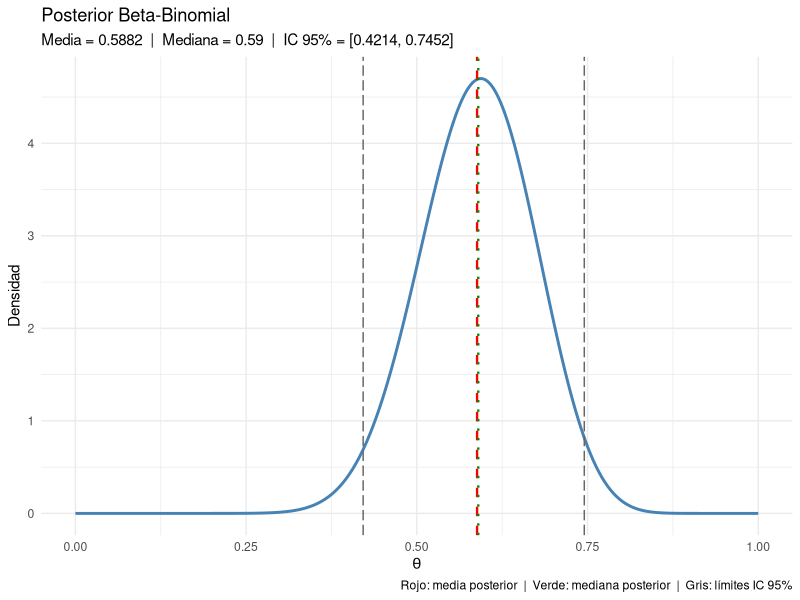
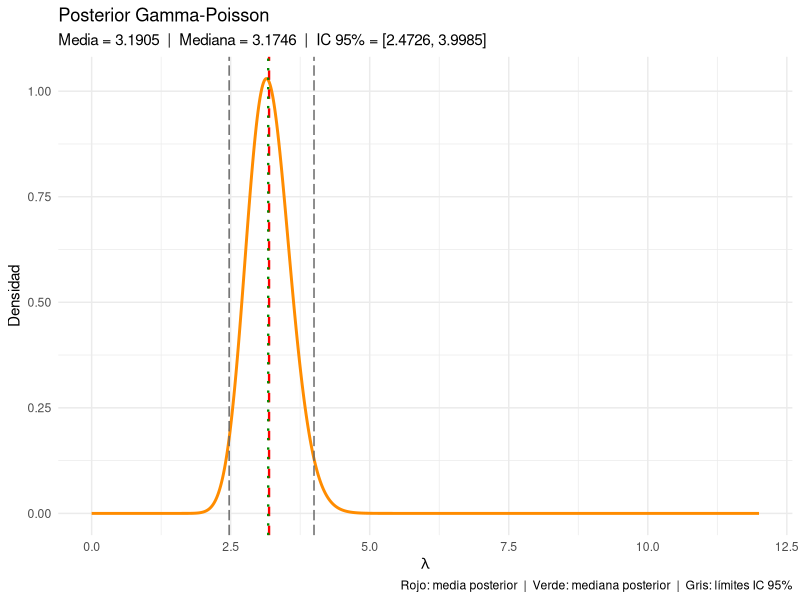
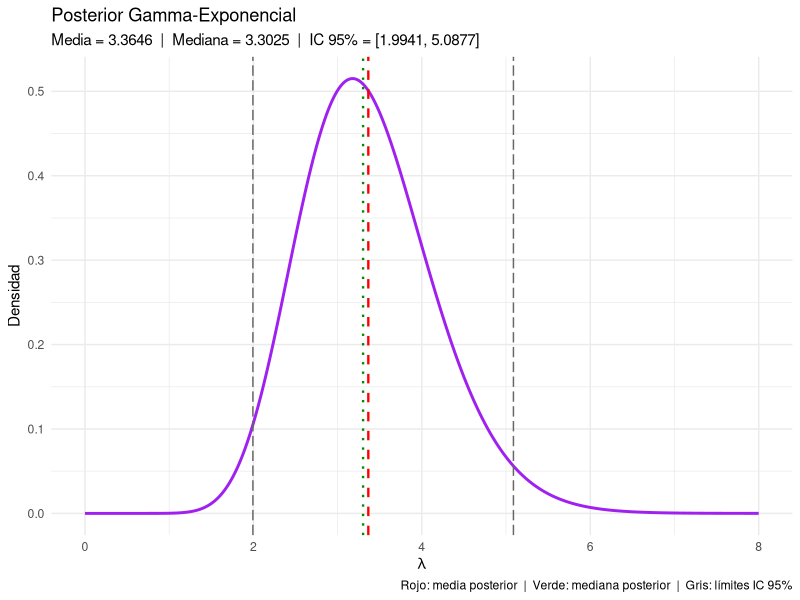

Recreate these plots in R, in order.
## ---- chunk 1
knitr::opts_chunk$set(echo = TRUE)
## ---- chunk 2
library(ggplot2)
library(dplyr)
## ---- chunk 3
# ══════════════════════════════════════════════════════════════════════════════
# MODELO 1: BETA-BINOMIAL
# ══════════════════════════════════════════════════════════════════════════════
#
# Sea X el número de éxitos observados en n ensayos de Bernoulli independientes,
# donde cada ensayo tiene probabilidad de éxito theta, con theta desconocido
# y theta en (0, 1).
#
# Modelo:
#   X | theta ~ Binomial(n, theta)
#   theta     ~ Beta(a, b)          <- distribución a priori
#
# Como la prior Beta es conjugada con la verosimilitud Binomial, la posterior
# también es Beta y sus parámetros se actualizan directamente con los datos:
#
#   theta | X = x  ~  Beta(a + x,  b + n - x)
#
# Datos: n = 30 ensayos, x = 18 éxitos
# Hiperparámetros: a = 2, b = 2  (prior centrada en 0.5, poco informativa)
# ══════════════════════════════════════════════════════════════════════════════

set.seed(123)
n = 30
x = 18
a = 2
b = 2

# Parámetros de la posterior
post_a = a + x
post_b = b + n - x

# Grid para graficar la densidad posterior
theta      <- seq(0, 1, length = 1000)
posterior  <- dbeta(theta, post_a, post_b)

# Estimadores puntuales e intervalo de credibilidad
media_bb   = post_a / (post_a + post_b)
mediana_bb = qbeta(0.5, post_a, post_b)
ic_bb      = qbeta(c(0.025, 0.975), post_a, post_b)

# Gráfico
df_bb = data.frame(theta = theta, densidad = posterior)

ggplot(df_bb, aes(x = theta, y = densidad)) +
  geom_line(color = "steelblue", linewidth = 1) +
  geom_vline(xintercept = media_bb,   linetype = "dashed",   color = "red",    linewidth = 0.8) +
  geom_vline(xintercept = mediana_bb, linetype = "dotted",   color = "green4", linewidth = 0.8) +
  geom_vline(xintercept = ic_bb[1],   linetype = "longdash", color = "gray40") +
  geom_vline(xintercept = ic_bb[2],   linetype = "longdash", color = "gray40") +
  labs(
    title    = "Posterior Beta-Binomial",
    subtitle = paste0("Media = ", round(media_bb, 4),
                      "  |  Mediana = ", round(mediana_bb, 4),
                      "  |  IC 95% = [", round(ic_bb[1], 4), ", ", round(ic_bb[2], 4), "]"),
    x = expression(theta),
    y = "Densidad",
    caption = "Rojo: media posterior  |  Verde: mediana posterior  |  Gris: límites IC 95%"
  ) +
  theme_minimal()

# Resultados e interpretación
cat("════════════════════════════════════\n")
cat("MODELO 1: BETA-BINOMIAL\n")
cat("Posterior: Beta(", post_a, ",", post_b, ")\n")
cat("────────────────────────────────────\n")
cat("Media posterior   :", round(media_bb,   4), "\n")
cat("Mediana posterior :", round(mediana_bb, 4), "\n")
cat("IC 95% creíble    : [", round(ic_bb[1], 4), ",", round(ic_bb[2], 4), "]\n")
cat("Diferencia (media - mediana):", round(media_bb - mediana_bb, 6), "\n")
cat("────────────────────────────────────\n")
cat(
  "La diferencia entre media y mediana es muy pequeña, lo que indica que
la posterior es bastante simétrica. En este caso, los dos estimadores
bayesianos dan resultados casi iguales: si usamos pérdida cuadrática (L2)
estimamos con la media, y si usamos pérdida absoluta (L1) con la mediana,
pero prácticamente coinciden. El intervalo de credibilidad del 95% nos
dice que, dado lo observado, theta está entre",
  round(ic_bb[1], 4), "y", round(ic_bb[2], 4),
  "con probabilidad 0.95 según la posterior.\n\n"
)
## ---- chunk 4
# ══════════════════════════════════════════════════════════════════════════════
# MODELO 2: GAMMA-POISSON
# ══════════════════════════════════════════════════════════════════════════════
#
# Sean X_1, X_2, ..., X_n variables aleatorias independientes e idénticamente
# distribuidas que representan conteos de eventos en un intervalo fijo,
# con tasa desconocida lambda > 0.
#
# Modelo:
#   X_i | lambda  ~iid  Poisson(lambda),   i = 1, ..., n
#   lambda        ~      Gamma(alpha, beta)  <- prior conjugada (parametrización por tasa)
#
# Como la prior Gamma es conjugada con la verosimilitud Poisson, la posterior
# también es Gamma y sus parámetros se actualizan así:
#
#   lambda | x_1, ..., x_n  ~  Gamma(alpha + sum(x_i),  beta + n)
#
# Datos: n = 20 observaciones simuladas
# Hiperparámetros: alpha = 2, beta = 1
# ══════════════════════════════════════════════════════════════════════════════

set.seed(123)
n_p     =20
datos_p = rpois(n_p, lambda = 3)

alpha0_p = 2
beta0_p  = 1

# Parámetros de la posterior
post_alpha_p = alpha0_p + sum(datos_p)
post_beta_p  = beta0_p  + n_p

# Grid para graficar la densidad posterior
lambda_grid = seq(0, 12, length = 1000)
posterior_p = dgamma(lambda_grid, shape = post_alpha_p, rate = post_beta_p)

# Estimadores puntuales e intervalo de credibilidad
media_gp   = post_alpha_p / post_beta_p
mediana_gp = qgamma(0.5,          shape = post_alpha_p, rate = post_beta_p)
ic_gp      = qgamma(c(0.025, 0.975), shape = post_alpha_p, rate = post_beta_p)

# Gráfico
df_gp = data.frame(lambda = lambda_grid, densidad = posterior_p)

ggplot(df_gp, aes(x = lambda, y = densidad)) +
  geom_line(color = "darkorange", linewidth = 1) +
  geom_vline(xintercept = media_gp,   linetype = "dashed",   color = "red",    linewidth = 0.8) +
  geom_vline(xintercept = mediana_gp, linetype = "dotted",   color = "green4", linewidth = 0.8) +
  geom_vline(xintercept = ic_gp[1],   linetype = "longdash", color = "gray40") +
  geom_vline(xintercept = ic_gp[2],   linetype = "longdash", color = "gray40") +
  labs(
    title    = "Posterior Gamma-Poisson",
    subtitle = paste0("Media = ", round(media_gp, 4),
                      "  |  Mediana = ", round(mediana_gp, 4),
                      "  |  IC 95% = [", round(ic_gp[1], 4), ", ", round(ic_gp[2], 4), "]"),
    x = expression(lambda),
    y = "Densidad",
    caption = "Rojo: media posterior  |  Verde: mediana posterior  |  Gris: límites IC 95%"
  ) +
  theme_minimal()

# Resultados e interpretación
cat("════════════════════════════════════\n")
cat("MODELO 2: GAMMA-POISSON\n")
cat("Posterior: Gamma(", post_alpha_p, ",", post_beta_p, ") [tasa]\n")
cat("────────────────────────────────────\n")
cat("Media posterior   :", round(media_gp,   4), "\n")
cat("Mediana posterior :", round(mediana_gp, 4), "\n")
cat("IC 95% creíble    : [", round(ic_gp[1], 4), ",", round(ic_gp[2], 4), "]\n")
cat("Diferencia (media - mediana):", round(media_gp - mediana_gp, 6), "\n")
cat("────────────────────────────────────\n")
cat(
  "La distribución Gamma tiene una ligera asimetría hacia la derecha, así que
la media queda un poco por encima de la mediana. Esto se ve en la diferencia
que calculamos arriba. Si usamos pérdida cuadrática (L2) el estimador óptimo
es la media, y bajo pérdida absoluta (L1) es la mediana; en este caso la
mediana es algo más conservadora porque no se deja arrastrar por la cola
derecha de la distribución. A medida que n crece, la posterior se vuelve
más simétrica y esta diferencia tiende a reducirse.\n\n"
)
## ---- chunk 5
# ══════════════════════════════════════════════════════════════════════════════
# MODELO 3: GAMMA-EXPONENCIAL
# ══════════════════════════════════════════════════════════════════════════════
#
# Sean X_1, X_2, ..., X_n variables aleatorias independientes e idénticamente
# distribuidas que representan tiempos de espera entre eventos,
# con tasa desconocida lambda > 0.
#
# Modelo:
#   X_i | lambda  ~iid  Exponencial(lambda),   i = 1, ..., n
#   lambda        ~      Gamma(alpha, beta)      <- prior conjugada (parametrización por tasa)
#
# Como la prior Gamma es conjugada con la verosimilitud Exponencial, la posterior
# también es Gamma y sus parámetros se actualizan así:
#
#   lambda | x_1, ..., x_n  ~  Gamma(alpha + n,  beta + sum(x_i))
#
# Datos: n = 15 observaciones simuladas
# Hiperparámetros: alpha = 3, beta = 1
# ══════════════════════════════════════════════════════════════════════════════

set.seed(123)
n_e     = 15
datos_e = rexp(n_e, rate = 2)

alpha0_e = 3
beta0_e  = 1

# Parámetros de la posterior
post_alpha_e = alpha0_e + n_e
post_beta_e  = beta0_e  + sum(datos_e)

# Grid para graficar la densidad posterior
lambda_grid_e = seq(0, 8, length = 1000)
posterior_e   = dgamma(lambda_grid_e, shape = post_alpha_e, rate = post_beta_e)

# Estimadores puntuales e intervalo de credibilidad
media_ge   = post_alpha_e / post_beta_e
mediana_ge = qgamma(0.5,          shape = post_alpha_e, rate = post_beta_e)
ic_ge      = qgamma(c(0.025, 0.975), shape = post_alpha_e, rate = post_beta_e)

# Gráfico
df_ge = data.frame(lambda = lambda_grid_e, densidad = posterior_e)

ggplot(df_ge, aes(x = lambda, y = densidad)) +
  geom_line(color = "purple", linewidth = 1) +
  geom_vline(xintercept = media_ge,   linetype = "dashed",   color = "red",    linewidth = 0.8) +
  geom_vline(xintercept = mediana_ge, linetype = "dotted",   color = "green4", linewidth = 0.8) +
  geom_vline(xintercept = ic_ge[1],   linetype = "longdash", color = "gray40") +
  geom_vline(xintercept = ic_ge[2],   linetype = "longdash", color = "gray40") +
  labs(
    title    = "Posterior Gamma-Exponencial",
    subtitle = paste0("Media = ", round(media_ge, 4),
                      "  |  Mediana = ", round(mediana_ge, 4),
                      "  |  IC 95% = [", round(ic_ge[1], 4), ", ", round(ic_ge[2], 4), "]"),
    x = expression(lambda),
    y = "Densidad",
    caption = "Rojo: media posterior  |  Verde: mediana posterior  |  Gris: límites IC 95%"
  ) +
  theme_minimal()

# Resultados e interpretación
cat("════════════════════════════════════\n")
cat("MODELO 3: GAMMA-EXPONENCIAL\n")
cat("Posterior: Gamma(", post_alpha_e, ",", post_beta_e, ") [tasa]\n")
cat("────────────────────────────────────\n")
cat("Media posterior   :", round(media_ge,   4), "\n")
cat("Mediana posterior :", round(mediana_ge, 4), "\n")
cat("IC 95% creíble    : [", round(ic_ge[1], 4), ",", round(ic_ge[2], 4), "]\n")
cat("Diferencia (media - mediana):", round(media_ge - mediana_ge, 6), "\n")
cat("────────────────────────────────────\n")
cat(
  "Al igual que en el modelo Gamma-Poisson, la posterior Gamma tiene
asimetría hacia la derecha, lo que hace que la media sea mayor que la
mediana. Bajo pérdida L2 usamos la media como estimador óptimo, y bajo
pérdida L1 usamos la mediana. El intervalo de credibilidad del 95% nos
dice que, dada la información de los datos, el valor de lambda está en
ese rango con probabilidad 0.95 según la posterior. Esto es distinto a
un intervalo de confianza frecuentista, donde la probabilidad se refiere
a la cobertura en muestras repetidas, no al parámetro directamente.\n\n"
)
